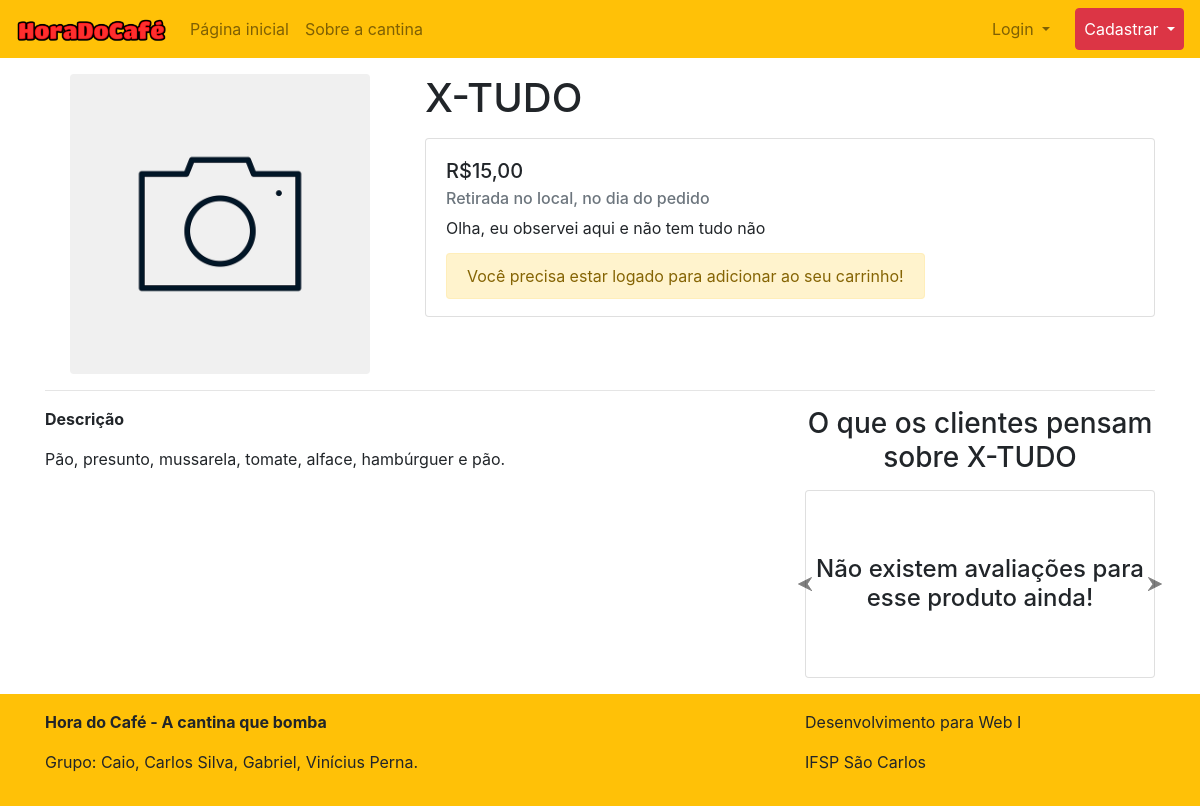
Page /detalhes.php?id=10 on the committed database.
### tables this page shows
CREATE TABLE IF NOT EXISTS Produto (
    id INT AUTO_INCREMENT,
    nome VARCHAR(128) NOT NULL,
    observacao VARCHAR(128) NOT NULL,
    descricao VARCHAR(512) NOT NULL,
    categoria INT NOT NULL,
    quantidade INT NOT NULL DEFAULT 0,
    preco DOUBLE NOT NULL,
    imagem VARCHAR(256) DEFAULT "padrao.png" NOT NULL,
    PRIMARY KEY(id),
    FOREIGN KEY(categoria) REFERENCES Categoria(id)
);

### php/DAO/ProdutoDAO.php (called while the page is built, shortened)
<?php
    require($_SERVER['DOCUMENT_ROOT'] . "/horadocafe/php/conn.php");
    class ProdutoDAO{
        function get($id){
            $conexao = conectar();
            $query = "SELECT * FROM Produto WHERE id = ?;";
            $stmt = mysqli_prepare($conexao,$query);
            mysqli_stmt_bind_param($stmt,"i",$id);
            $resultado = executar_SQL($conexao,$stmt);
            return lerResultado($resultado)[0];
        }
    }
?>

### php/conn.php (called while the page is built, shortened)
<?php
if(!function_exists('executar_SQL')){
    function executar_SQL($conexao, $stmt){
        mysqli_stmt_execute($stmt) or die("Falha ao executar a consulta: " . $stmt->error);
        $resultado = mysqli_stmt_get_result($stmt);
        return $resultado;
    }
}
if(!function_exists('lerResultado')){
    function lerResultado($resultado){
        $arrayResultado = [];
        for($i=0;$i<mysqli_num_rows($resultado);$i++){
            $arrayResultado[$i] = mysqli_fetch_assoc($resultado);
        }
        return $arrayResultado;
    }
}
?>

### php/DAO/FeedbackDAO.php (called while the page is built, shortened)
<?php
    require($_SERVER['DOCUMENT_ROOT'] . "/horadocafe/php/conn.php");
    class FeedbackDAO{
        function listar($idProduto){
            $conexao = conectar();
            $query = "SELECT * FROM Feedback WHERE idProduto = ?;";
            $stmt = mysqli_prepare($conexao,$query);
            mysqli_stmt_bind_param($stmt,"i",$idProduto);
            $resultado = executar_SQL($conexao,$stmt);
            return lerResultado($resultado);
        }
    }
?>

### detalhes.php (the view, shortened to what this page needs)
<!doctype html>
<html>
    <head>
        <link rel="stylesheet" href="https://stackpath.bootstrapcdn.com/bootstrap/4.1.3/css/bootstrap.min.css">
        <link rel="stylesheet" type="text/CSS" href="css/estilo.css">
        <?php require "php/DAO/ProdutoDAO.php";
        require "php/DAO/FeedbackDAO.php";
        if(isset($_GET['id'])){
            $produtoDAO = new ProdutoDAO();
            $produto = $produtoDAO->get($_GET['id']);
        }else{
            header('Location: index.php');
        }
        ?>
    </head>
    <body>
        <?php require_once "php/imprimeNav.php"?>
        <div class="container-fluid py-3">
            <div class="container">
                <div class="row">
                    <div class="col-12 col-md-4">
                        <img src="imgProduto/<?php echo $produto['imagem'];?>" class="rounded mx-auto d-block img-fluid" width="300px" height="300px">
                    </div>
                    <div class="col-12 col-md-8">
                        <h1 class="text-center text-md-left"><?php echo $produto['nome'];?></h1>
                        <div class="card flex-fill mt-3">
                            <div class="card-body">
                                <h5 class="card-title"><?php echo "R$" . number_format($produto['preco'], 2, ',', '');?></h5>
                                <h6 class="card-subtitle mb-2 text-muted">Retirada no local, no dia do pedido</h6>
                                <p class="card-text"><?php echo $produto['observacao'];?></p>
                                <form method="POST" action="php/adicionarCarrinho.php">
                                    <div class="row">
                                        <?php
                                            if(isset($_SESSION['nome'])) {
                                                if($produto['quantidade'] > 0){?>
                                                    <div class="col-4">
                                                        <input type="number" class="form-control" value="1" min="1" max="<?php echo $produto['quantidade'] ?>" step="1" id="quantidade" name="quantidade" required>
                                                    </div>
                                                    <div class="col-3">
                                                        <button type="submit" class="btn btn-warning">Comprar</button>
                                                    </div>
                                        <?php
                                                }else{
                                        ?>
                                                    <div class="col my-2">
                                                        <span class="alert alert-warning">Produto fora de estoque.</span>
                                                    </div>
                                        <?php
                                                }
                                            }else{
                                        ?>
                                                <div class="col my-2">
                                                    <span class="alert alert-warning">Você precisa estar logado para adicionar ao seu carrinho!</span>
                                                </div>
                                        <?php
                                            }
                                        ?>
                                    </div>
                                </form>
                            </div>
                        </div>
                    </div>
                    <div class="col-12">
                        <hr>
                    </div>
                </div>
                <div class="row">
                    <div class="col-md-8 col-12">
                        <p class="font-weight-bold">Descrição</p>
                        <p><?php echo $produto['descricao'];?></p>
                    </div>
                    <div class="col-md-4 col-12">
                        <h3 class="text-center mb-3">O que os clientes pensam sobre <?php echo $produto['nome'];?></h3>
                        <div id="carouselFeedback" class="carousel slide" data-ride="carousel">
                            <div class="carousel-inner">
                                <?php $feedbackDAO = new FeedbackDAO();
                                $feedbacks = $feedbackDAO->listar($_GET['id']);
                                if(count($feedbacks) == 0){?>
                                    <div class="carousel-item active">
                                        <div class="card py-5">
                                            <h4 class="text-center my-3">Não existem avaliações para esse produto ainda!</h4>
                                        </div>
                                    </div>
                                    <?php
                                }
                                ?>
                            </div>
                            <a id="prev" class="carousel-control-prev" href="#carouselFeedback" role="button" data-slide="prev">
                            </a>
                            <a id="next" class="carousel-control-next" href="#carouselFeedback" role="button" data-slide="next">
                            </a>
                        </div>
                    </div>
                </div>
            </div>
        </div>
        <?php require_once "php/imprimeFooter.php"?>
    </body>
</html>

### css/estilo.css (style rules this page uses)
html { position: relative; min-height: 100%; }
body { margin-bottom: 112px; }
#prev { background: url("../img/prev.svg") no-repeat left center !important; left: -7px; width: 4%; }
#next { background: url("../img/next.svg") no-repeat right center !important; right: -7px; width: 4%; }

### rows in the picture
produto: imagem (picture), nome "X-TUDO", preco "15,00", observacao "Olha, eu observei aqui e não tem tudo não", descricao "Pão, presunto, mussarela, tomate, alface, hambúrguer e pão."
